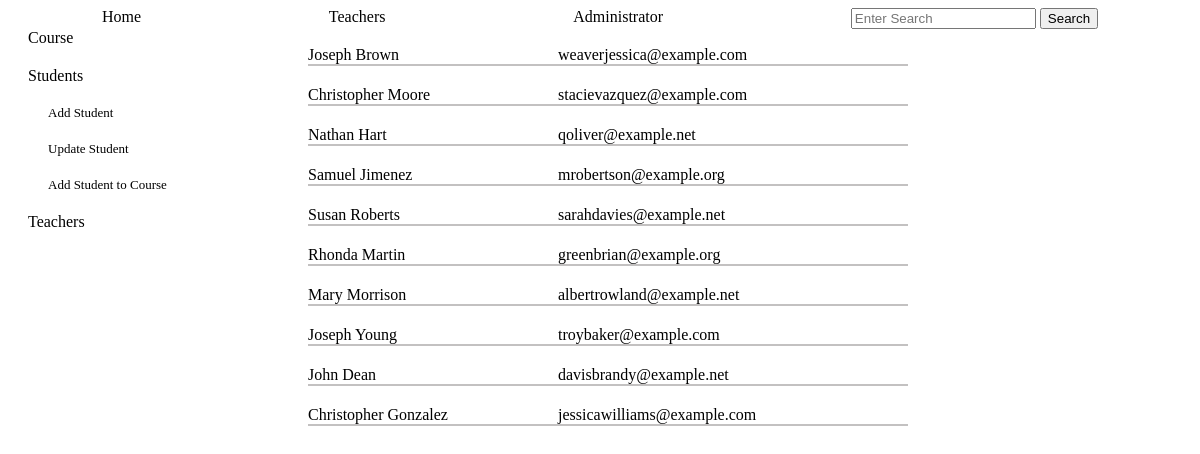
The app's page /admin_students with its own data.
### tables this page shows
CREATE TABLE students (
        id INTEGER PRIMARY KEY,
        name TEXT NOT NULL,
        email TEXT NOT NULL UNIQUE,
        phone TEXT
        );

### app.py (the view)
@app.route('/admin_students')
def admin_students():
    return render_template('admin_students.html', students_objects=create_students_objects(crud.read_all('students')))

### crud.py (called while the page is built)
def read_all(table):
    return query(f"SELECT * FROM {table}")

### functions.py (called while the page is built)
def create_students_objects(students: list):
    students_objects=[classes.Student(student[0], student[1], student[2], student[3]) for student in students]
    return students_objects

### setup_db.py (called while the page is built)
def query(sql):
    with sqlite3.connect('students.db') as conn:
        cur=conn.cursor()
        cur.execute(sql)
        return cur.fetchall()

### templates/admin_students.html (shortened to what this page needs)
{% extends "base.html" %}
{% block content %}
<div class="links">
    <div class="link"><a href="/admin_courses">Course</a></div>
    <div class="link"><a href="/admin_students">Students</a></div>
        <div class="more_links">
            <div class="link"><a href="/add_student">Add Student</a></div>
            <div class="link"><a href="/update_students">Update Student</a></div>
            <div class="link"><a href="/course_student">Add Student to Course</a></div>
        </div>
    <div class="link"><a href="/admin_teachers">Teachers</a></div>
</div>
<div class="students_list">
    {% for student in students_objects %}
    <div class="student_info">
        <span class="student_name">{{student.name}}</span><span class="student_email">{{student.email}}</span>
    </div>
    {% endfor %}
</div>
{% endblock %}

### static/style.css (style rules this page uses)
.links { display: flex; flex-direction: column; gap: 20px; margin-left: 20px; }
.link>* { text-decoration: none; color: black; }
.more_links { display: flex; flex-direction: column; gap: 20px; margin-left: 20px; font-size:small; }
.links { grid-column: 1; }
.students_list { display: flex; flex-direction: column; gap:20px; width:600px; justify-content: space-between; position: relative; left: 300px; top: -185px; }
.students_list>div { border-bottom: solid; border-width: 2px; border-color: rgb(195, 193, 193); }
.student_info { display: flex; }
.student_name { width:250px; }

### records on screen
students: name "Joseph Brown", email "weaverjessica@example.com"
students: name "Christopher Moore", email "stacievazquez@example.com"
students: name "Nathan Hart", email "qoliver@example.net"
students: name "Samuel Jimenez", email "mrobertson@example.org"
students: name "Susan Roberts", email "sarahdavies@example.net"
students: name "Rhonda Martin", email "greenbrian@example.org"
students: name "Mary Morrison", email "albertrowland@example.net"
students: name "Joseph Young", email "troybaker@example.com"
students: name "John Dean", email "davisbrandy@example.net"
students: name "Christopher Gonzalez", email "jessicawilliams@example.com"
